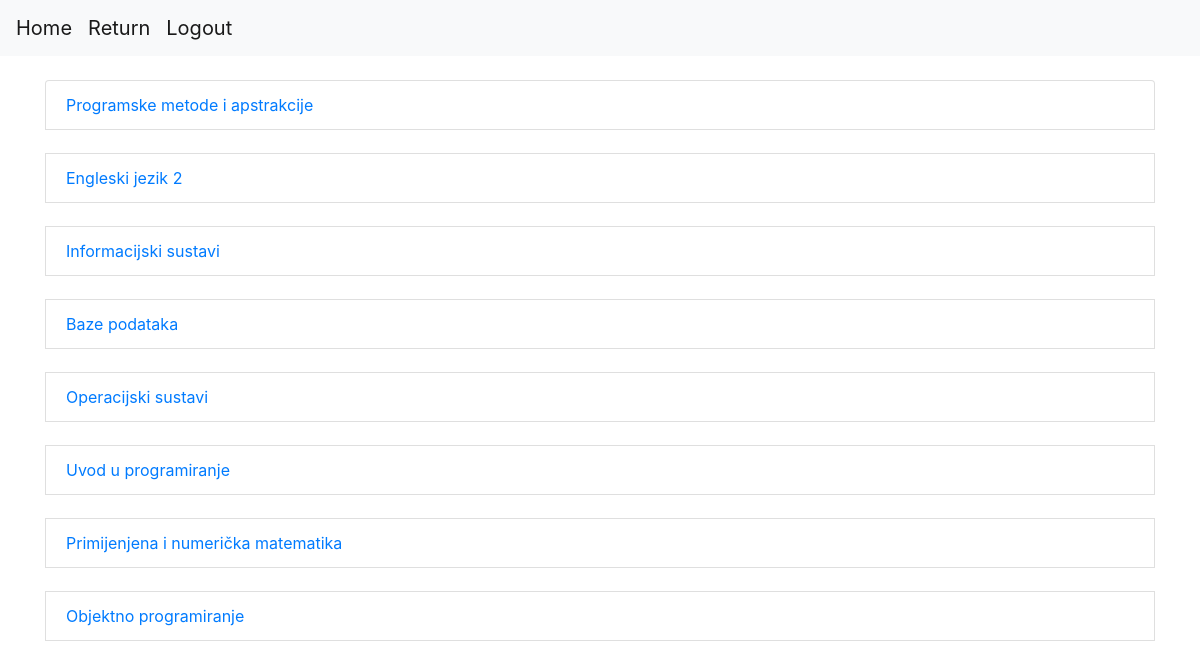
/predmeti_po_profesoru/ (signed in), run on the app's committed database.
### App/models.py (models this page shows)
class Enrollment_form(models.Model):
    status=models.CharField(max_length=30)
    user = models.ForeignKey(Korisnik,  on_delete=models.CASCADE, related_name = 'enrollment_form')
    subject = models.ForeignKey(Predmeti, on_delete=models.CASCADE, related_name = 'enrollment_form')
    def __str__(self):
        return '%s %s %s ' % (self.status, self.user , self.subject)

class Predmeti(models.Model):
    IZBORNI = (('DA', 'da'), ('NE', 'ne'))
    name = models.CharField(max_length=50)
    kod = models.CharField(max_length=50)
    program = models.CharField(max_length=50)
    ects = models.IntegerField()
    sem_red = models.IntegerField()
    sem_izv = models.IntegerField()
    izborni = models.CharField(max_length=50, choices=IZBORNI, blank=True)
    nositelj_predmet = models.ForeignKey(Korisnik, on_delete=models.CASCADE, related_name = 'predmeti', blank=True)
    def __str__(self):
        return '%s %s %s %s %s %s %s %s' % (self.name, self.kod , self.program , self.ects , self.sem_red , self.sem_izv , self.izborni, self.nositelj_predmet.username)

### App/views.py (the view)
# urls.py: path('predmeti_po_profesoru/', views.predmeti_po_profesoru, name='predmeti_po_profesoru'),
@login_required
def predmeti_po_profesoru(request):
    current_user = request.user
    print(current_user)
    predmeti=Enrollment_form.objects.filter(user=current_user)
    print(predmeti)
    return render(request, 'predmeti_po_profesoru.html',{"data":predmeti})

### App/models.py (called while the page is built)
    def __str__(self):
        return '%s %s %s %s ' % (self.email, self.password , self.role , self.status)

### App/templates/predmeti_po_profesoru.html
{% extends 'base.html' %}
{% block predmeti_po_profesoru %}
<br>
<div class="container">
    {% for subject in data %}
        <a class="list-group-item" href="{%url 'studenti_po_predmetu' subject.subject.id %}">{{subject.subject.name}} </a>
        <br>
    {% endfor %}
</div>
{% endblock %}

### data on the page
Enrollment_form: subject.name "Programske metode i apstrakcije"
Enrollment_form: subject.name "Engleski jezik 2"
Enrollment_form: subject.name "Informacijski sustavi"
Enrollment_form: subject.name "Baze podataka"
Enrollment_form: subject.name "Operacijski sustavi"
Enrollment_form: subject.name "Uvod u programiranje"
Enrollment_form: subject.name "Primijenjena i numerička matematika"
Enrollment_form: subject.name "Objektno programiranje"
